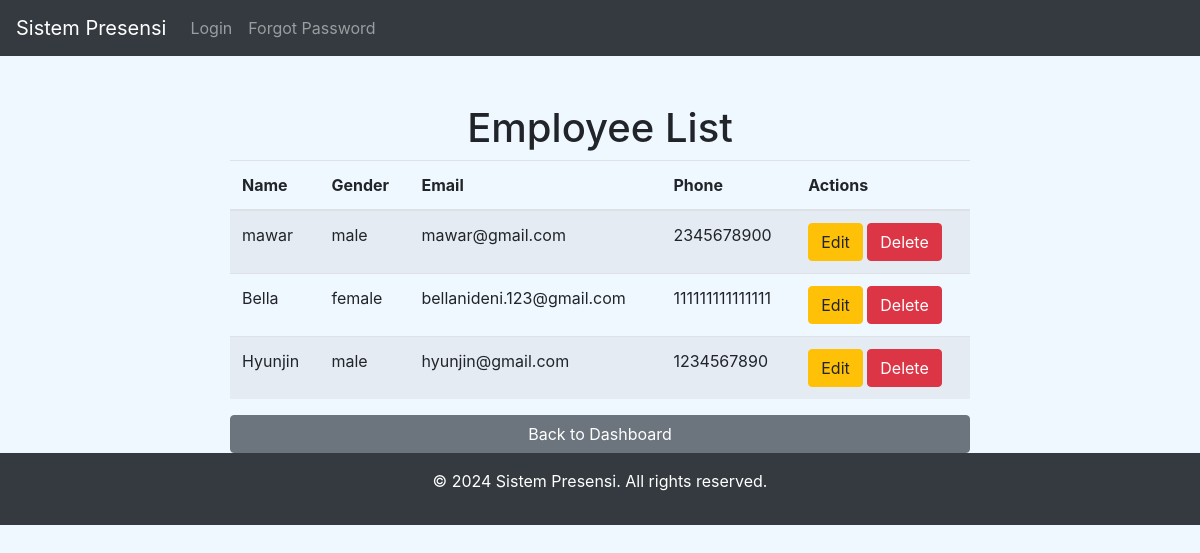
Page /list_employees (signed in) on the earlier database version.
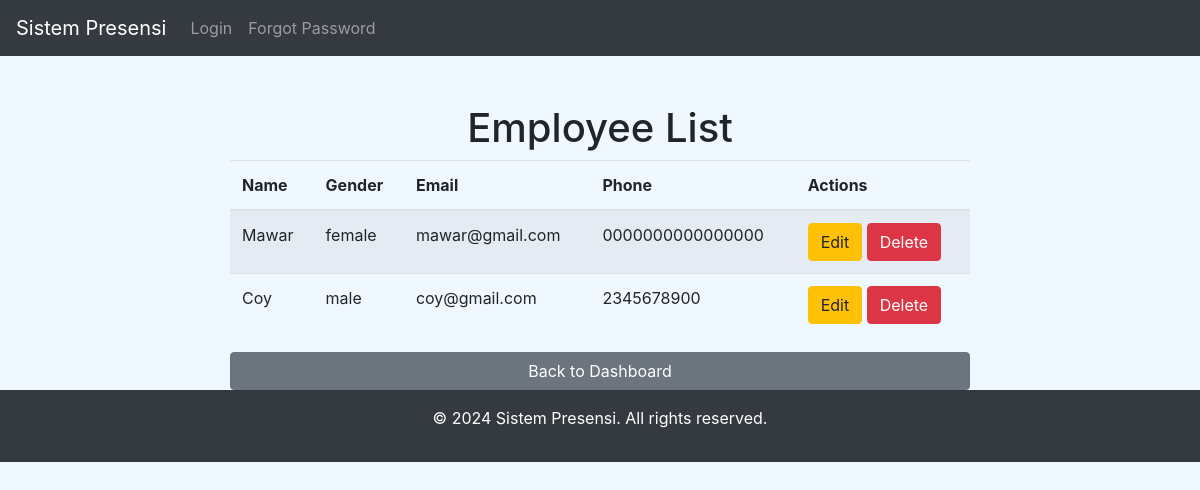
Same page on the later database version.
### app/models.py (models this page shows)
class Employee(db.Model):
    __tablename__ = 'employees'
    id = db.Column(db.Integer, primary_key=True, autoincrement=True)
    name = db.Column(db.String(255), nullable=False)
    gender = db.Column(db.String(6), nullable=False)
    photo_profile = db.Column(db.Text)
    email = db.Column(db.String(255), nullable=False, unique=True)
    phone_number = db.Column(db.String(15), nullable=False)
    password = db.Column(db.String(255), nullable=False)
    user_id = db.Column(db.Integer, db.ForeignKey('users.id'), nullable=False)
    user = db.relationship('User', back_populates='employees')
    attendances = db.relationship('Attendance', back_populates='employee', lazy=True, cascade="all, delete-orphan")

### app/routes/admin_routes.py (the view, shortened to what this page needs)
@admin_bp.route('/list_employees', methods=['GET', 'POST'])
@login_required
def list_employee():
    employees = Employee.query.all()  # Ambil semua pegawai dari tabel Employee
    logging.info(f'{len(employees)} employees listed.')
    return render_template('admin/list_employees.html', employees=employees)

### run.py (called while the page is built)
@app.teardown_appcontext
def shutdown_session(exception=None):
    db.session.remove()  # Pastikan session dibersihkan setelah setiap request

### app/templates/admin/list_employees.html (shortened to what this page needs)
{% extends "layout.html" %}
{% block content %}
<div class="container mt-5">
    <h1 class="text-center">Employee List</h1>
    <table class="table table-striped">
        <thead>
            <tr>
                <th>Name</th>
                <th>Gender</th>
                <th>Email</th>
                <th>Phone</th>
                <th>Actions</th>
            </tr>
        </thead>
        <tbody>
            {% for employee in employees %}
            <tr>
                <td>{{ employee.name }}</td>
                <td>{{ employee.gender }}</td>
                <td>{{ employee.email }}</td>
                <td>{{ employee.phone_number }}</td>
                <td>
                    <a href="{{ url_for('admin_bp.edit_employee', id=employee.id) }}" class="btn btn-warning">Edit</a>
                    <form action="{{ url_for('admin_bp.delete_employee', id=employee.user_id) }}" method="POST" style="display:inline;">
                        <button type="submit" class="btn btn-danger" onclick="return confirm('Are you sure you want to delete this employee?')">Delete</button>
                    </form>
                </td>
            </tr>
            {% endfor %}
        </tbody>
    </table>
    <a href="{{ url_for('admin_bp.admin_dashboard') }}" class="btn btn-secondary btn-block mt-3">Back to Dashboard</a>
</div>
{% endblock %}

Differences in the rows shown:
removed Employee: name "Bella", gender "female", email "bellanideni.123@gmail.com", phone_number "111111111111111"
changed Employee "mawar@gmail.com": name "mawar" → "Mawar"; gender "male" → "female"; phone_number "2345678900" → "0000000000000000"
changed Employee "male": name "Hyunjin" → "Coy"; email "hyunjin@gmail.com" → "coy@gmail.com"; phone_number "1234567890" → "2345678900"
